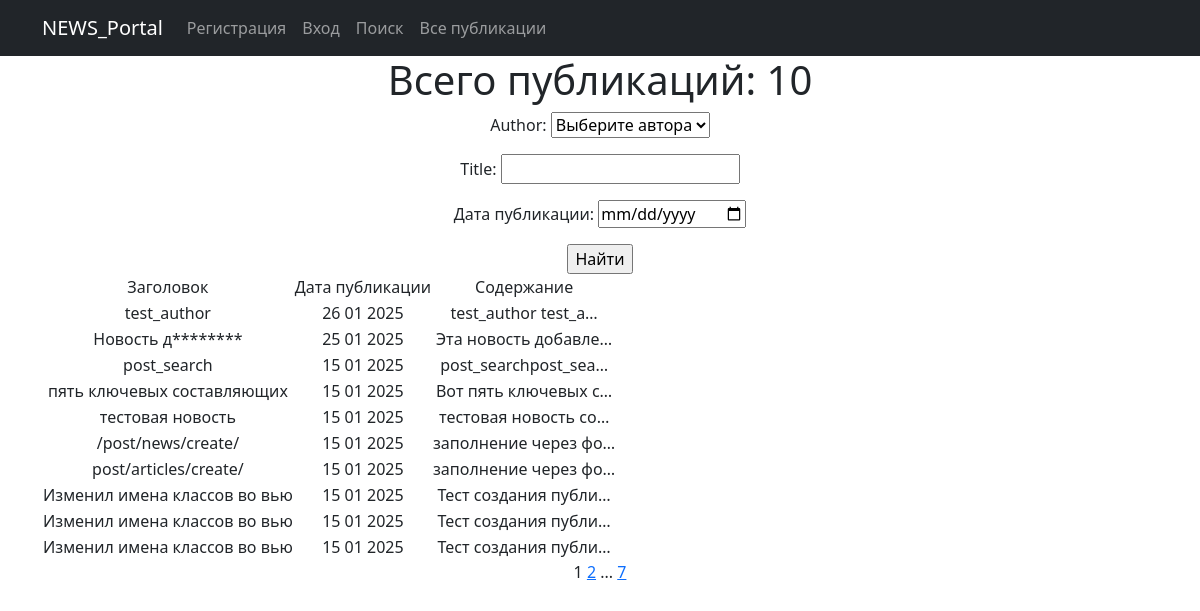
The app's page /post/search/, older data.
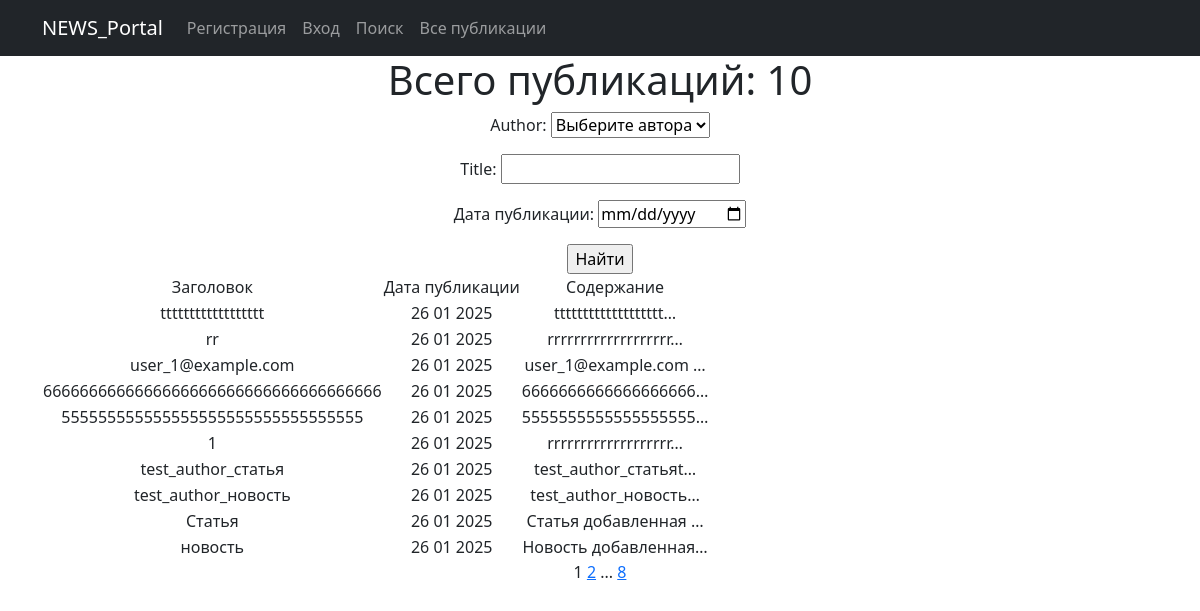
The same page, newer data.
### new_portal/models.py (models this page shows, shortened)
class Post(models.Model):
    author = models.ForeignKey(Author, on_delete=models.CASCADE)  # 'связь один ко многим' с моделью Author
    choice_type = models.CharField(max_length=2, choices=POST_TYPE_CHOICES, default='AR')  # Выбор типа сообщения
    time_in = models.DateTimeField(auto_now_add=True)  # автоматическое добавление даты и времени при создании поста
    categories = models.ManyToManyField(Category, through='PostCategory')  # 'связь многие ко многим' через PostCategory
    title = models.CharField(max_length=128)
    content = models.TextField()
    rating = models.IntegerField(default=0)

### new_portal/views.py (the view)
# urls.py: path('', PostList.as_view(), name='post'),
class PostList(ListView):
    model = Post
    ordering = '-time_in'                                  # сортировка по времени создания (от более свежей публикации)
    context_object_name = 'post'                           # имя списка содержащего все объекты
    paginate_by = 10                                       # указываем количество записей на странице
    def get_queryset(self):
        queryset = super().get_queryset()                   # Получаем обычный запрос
        self.filterset = PostFilter(self.request.GET, queryset)
        return self.filterset.qs                             # Возвращаем из функции отфильтрованный список товаров
    def get_context_data(self, **kwargs):
        context = super().get_context_data(**kwargs)
        context['filterset'] = self.filterset                # Добавляем в контекст объект фильтрации.
        return context
    def get_template_names(self):
        if self.request.path == '/post/search/':
            return 'search.html'
        return 'post.html'

### new_portal/models.py (called while the page is built)
    def __str__(self):
        return f'{self.user}'

### new_portal/templatetags/censor_filters.py (called while the page is built)
@register.filter()  # декоратор, регистрирует функцию как фильтр (для применения его в шаблонах)
def censor(text):
    for el in BAD_WORDS:  # перебор списка слов и замена на *, при совпадении
        pattern = re.compile(r'\b{}\b'.format(el), re.IGNORECASE)
        censored_word = el[0] + '*' * (len(el) - 1)
        text = re.sub(pattern, censored_word, text)
    return text

@register.simple_tag(takes_context=True)  # сообщает Django, что для работы тега требуется передать контекст
def url_replace(context, **kwargs):
    d = context['request'].GET.copy()  # позволяет скопировать все параметры текущего запроса.
    for k, v in kwargs.items():  # по указанным полям устанавливаем новые значения, переданные при использовании тега
        d[k] = v
    return d.urlencode()  # кодируем параметры в формат, который может быть указан в строке браузера

### new_portal/templates/search.html (shortened to what this page needs)
{% extends 'flatpages/default.html' %}
{% load censor_filters %}
{% block content %}
<h1>Всего публикаций: {{ post|length }}</h1>
    <form action="" method="get">
        {{ filterset.form.as_p }}
        <input type="submit" value="Найти" />
    </form>
    {% if post %}
        <table>
            <tr>
                <td>Заголовок</td>
                <td>Дата публикации</td>
                <td>Содержание</td>
            </tr>
            {% for post_ in post %}
            <tr>
                <td>{{ post_.title|censor }}</td>
                <td>{{ post_.time_in|date:'d m Y' }}</td>
                <td>{{ post_.content|truncatechars:20|censor }}</td>
            </tr>
            {% endfor %}
        </table>
    {% endif %}
   {{ page_obj.number }}
   {% if page_obj.has_next %}
       <a href="?{% url_replace page=page_obj.next_page_number %}">{{ page_obj.next_page_number }}</a>
       {% if paginator.num_pages != page_obj.next_page_number %}
           ...
           <a href="?{% url_replace page=page_obj.paginator.num_pages %}">{{ page_obj.paginator.num_pages }}</a>
       {% endif %}
   {% endif %}
{% endblock content %}

Row changes from the older to the newer data that the page shows:
removed Post: title|censor "test_author", time_in "26 01 2025", content|censor "test_author test_a…"
no longer on this page (row unchanged): Post: title|censor "Новость д********", time_in "25 01 2025", content|censor "Эта новость добавле…"
no longer on this page (row unchanged): Post: title|censor "post_search", time_in "15 01 2025", content|censor "post_searchpost_sea…"
no longer on this page (row unchanged): Post: title|censor "пять ключевых составляющих", time_in "15 01 2025", content|censor "Вот пять ключевых с…"
no longer on this page (row unchanged): Post: title|censor "тестовая новость", time_in "15 01 2025", content|censor "тестовая новость со…"
no longer on this page (row unchanged): Post: title|censor "/post/news/create/", time_in "15 01 2025", content|censor "заполнение через фо…"
no longer on this page (row unchanged): Post: title|censor "post/articles/create/", time_in "15 01 2025", content|censor "заполнение через фо…"
no longer on this page (row unchanged): Post: title|censor "Изменил имена классов во вью", time_in "15 01 2025", content|censor "Тест создания публи…"
no longer on this page (row unchanged): Post: title|censor "Изменил имена классов во вью", time_in "15 01 2025", content|censor "Тест создания публи…"
no longer on this page (row unchanged): Post: title|censor "Изменил имена классов во вью", time_in "15 01 2025", content|censor "Тест создания публи…"
added Post: title|censor "tttttttttttttttttt", time_in "26 01 2025", content|censor "ttttttttttttttttttt…"
added Post: title|censor "rr", time_in "26 01 2025", content|censor "rrrrrrrrrrrrrrrrrrr…"
added Post: title|censor "user_1@example.com", time_in "26 01 2025", content|censor "user_1@example.com …"
added Post: title|censor "6666666666666666666666666666666666666", time_in "26 01 2025", content|censor "6666666666666666666…"
added Post: title|censor "555555555555555555555555555555555", time_in "26 01 2025", content|censor "5555555555555555555…"
added Post: title|censor "1", time_in "26 01 2025", content|censor "rrrrrrrrrrrrrrrrrrr…"
added Post: title|censor "test_author_статья", time_in "26 01 2025", content|censor "test_author_статьяt…"
added Post: title|censor "test_author_новость", time_in "26 01 2025", content|censor "test_author_новость…"
added Post: title|censor "Статья", time_in "26 01 2025", content|censor "Статья добавленная …"
added Post: title|censor "новость", time_in "26 01 2025", content|censor "Новость добавленная…"
Text that changed along with them:
{{ page_obj.paginator.num_pages }}: "7" → "8"
